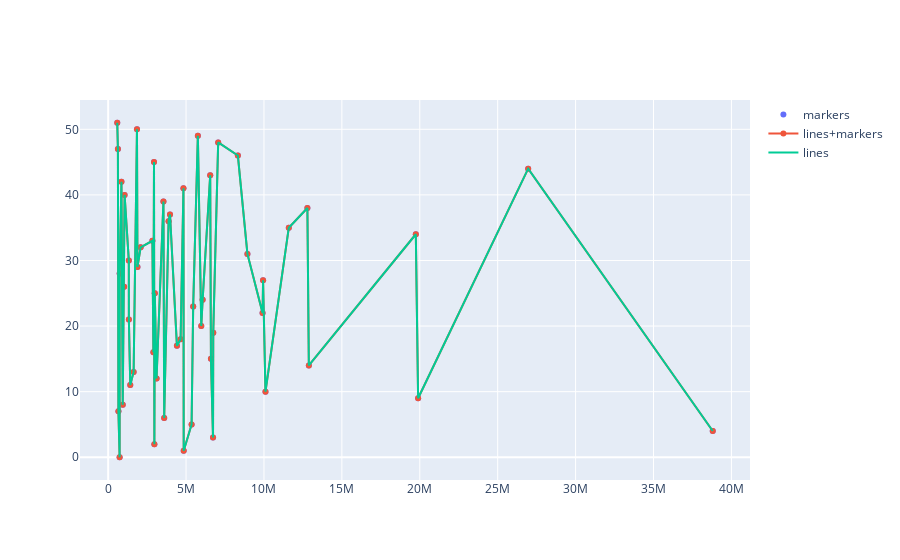

Here is the notebook cell this chart was saved with:
### Code cell
fig = go.Figure()

# Add traces
fig.add_trace(go.Scatter(x=FirstDataset["Population"], y=FirstDataset["Postal"],
                         mode='markers',
                         name='markers'))
fig.add_trace(go.Scatter(x=FirstDataset["Population"], y=FirstDataset["Postal"],
                         mode='lines+markers',
                         name='lines+markers'))
fig.add_trace(go.Scatter(x=FirstDataset["Population"], y=FirstDataset["Postal"],
                         mode='lines',
                         name='lines'))

fig.show()
